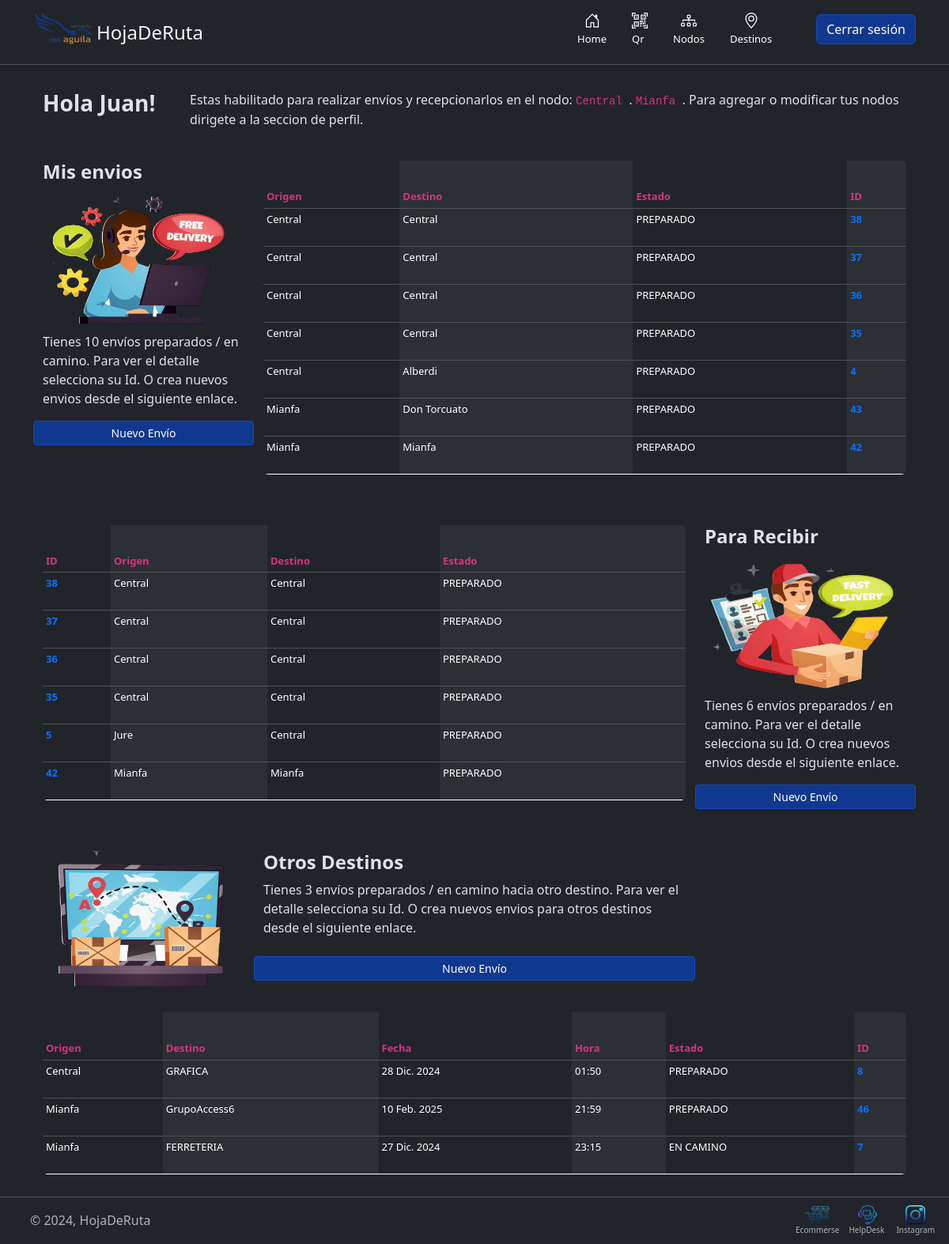
The page / (signed in) on the database as committed earlier.
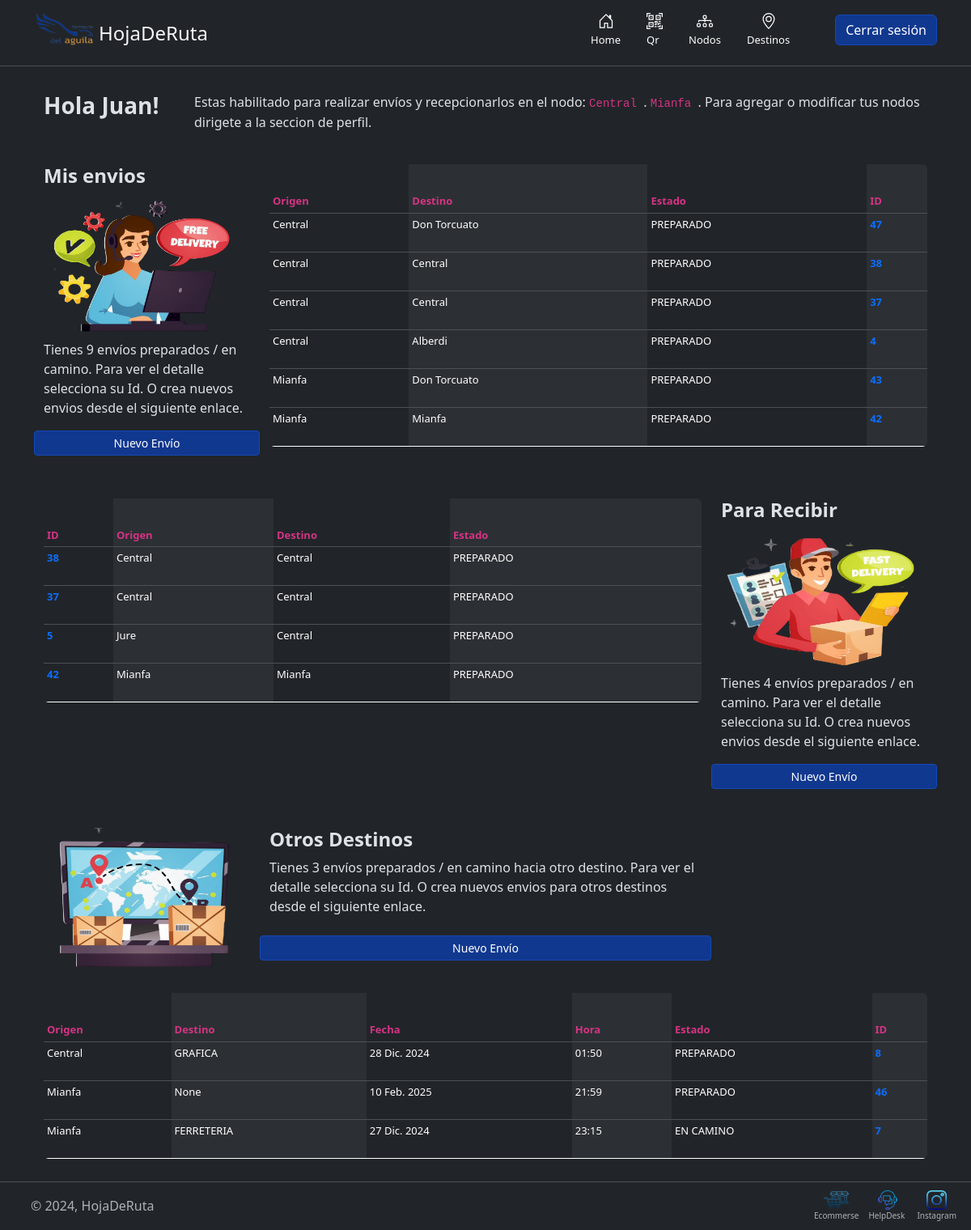
The same page on the database as committed later.
### nodos/models.py (models this page shows, shortened)
class Nodo(models.Model):
    nombre  = models.CharField(max_length=30)
    calle = models.CharField(max_length=30)
    numero = models.IntegerField(null= False)
    localidad = models.CharField(max_length=30)
    NumTelefonoRegex = RegexValidator(regex=r"^\+?1?\d{8,15}$")
    telefono = models.CharField(validators=[NumTelefonoRegex], max_length=16, unique=True)
    maps = models.TextField(max_length=1000, blank=True, null=True)
    estado = models.ForeignKey(Estado, on_delete= models.SET_NULL, null= True)
    def __str__(self):
        return self.nombre

class Destino(models.Model):
    nombre  = models.CharField(max_length=30)
    calle = models.CharField(max_length=30, blank= True)
    numero = models.IntegerField(null= False)
    localidad = models.CharField(max_length=30, blank= True)
    NumTelefonoRegex = RegexValidator(regex=r"^\+?1?\d{8,15}$")
    telefono = models.CharField(validators=[NumTelefonoRegex], max_length=16, unique=True)
    maps = models.TextField(max_length=1000, blank=True, null=True)
    estado = models.ForeignKey(Estado, on_delete= models.SET_NULL, null= True)
    def __str__(self):
        return self.nombre

### hojaderuta/models.py (models this page shows, shortened)
class Envio(models.Model):
    usuario= models.ForeignKey(User, on_delete=models.SET_NULL, null= True)
    origen = models.ForeignKey(Nodo, related_name='origen', on_delete=models.SET_NULL, null= True, blank= True)
    otro_origen = models.ForeignKey(Destino, related_name='otro_origen', on_delete=models.SET_NULL, null= True, blank= True)
    estado = models.ForeignKey(Estado, on_delete=models.SET_NULL, null= True,)
    destino = models.ForeignKey(Nodo, related_name= 'destino', on_delete=models.SET_NULL, null= True, blank= True)
    otro_destino = models.ForeignKey(Destino, related_name='otro_destino',  on_delete= models.SET_NULL, null= True, blank= True)
    descripcion = models.TextField(max_length=1000, help_text="Ingrese una breve descripción del envío.", null= False)
    fecha = models.DateField("Fecha de Creacion", null= True, blank=True, default= datetime.today().strftime("%Y-%m-%d"))
    hora = models.TimeField("Hora de Creacion", null= True, blank=True, default= time.strftime("%H:%M:%S", time.localtime()))
    class Meta:
        ordering = ["-id"]

### estados/models.py (models this page shows, shortened)
class Estado(models.Model):
    nombre= models.CharField(max_length=30, null= False)
    color= models.CharField(max_length=30, null= True, blank= True)
    def __str__(self):
        return '%s' %self.nombre

### link/models.py (models this page shows, shortened)
class Links(models.Model):
    nombre = models.CharField(max_length=100, null= False)
    url = models.URLField(max_length= 100, null= False)
    icono = models.ImageField(upload_to="iconos/%Y/%m/%d", blank=True, null=True)
    estado = models.ForeignKey(Estado, on_delete= models.SET_NULL, null= True)

### hojaderuta/views.py (the view)
# urls.py: path('', usuario.index, name= 'index'),
    def index(self, request):
        mis_envios = 0
        a_recibir = 0
        otros_destinos = 0
        self.params['preparados'] = []
        self.params['en_camino'] = []
        self.params['recibir_preparados'] = []
        self.params['recibir_en_camino'] = []
        self.params['otro_destino'] = []
        if request.user.is_authenticated:
            self.obtener_nodos(request)
            for nodo in self.params['nodos_perfil']:
                mis_envios+= self.envio.filter( origen = nodo.id ).filter( estado = self.preparado ).count() + self.envio.filter( estado = self.en_camino ).filter( origen = nodo.id ).count()
                a_recibir+= self.envio.filter( estado = self.preparado ).filter( destino = nodo.id ).count() + self.envio.filter( estado = self.en_camino ).filter( destino = nodo.id ).count()
                otros_destinos+= self.envio.filter( origen = nodo.id ).filter( destino = None ).exclude( estado = self.entregado ).exclude( estado = self.ignorado ).count()
                self.params['preparados'].append( self.envio.filter( origen = nodo.id ).filter( estado = self.preparado ).exclude( origen = None ).exclude( destino = None ))
                self.params['en_camino'].append( self.envio.filter( estado = self.en_camino ).filter( origen = nodo.id ).exclude( origen = None ).exclude( destino = None ))
                self.params['recibir_preparados'].append( self.envio.filter( destino = nodo.id ).filter( estado = self.preparado ).exclude( origen = None ))
                self.params['recibir_en_camino'].append( self.envio.filter( estado = self.en_camino ).filter( destino = nodo.id ).exclude( origen = None ))
                self.params['otro_destino'].append( self.envio.filter( origen = nodo.id ).filter( destino = None ).exclude( estado = self.entregado ).exclude( estado = self.ignorado ))
            self.params['mis_envios'] = mis_envios
            self.params['a_recibir'] = a_recibir
            self.params['otros_destinos'] = otros_destinos
        return render(request, 'hojaderuta/index.html', self.params )

### templates/hojaderuta/index.html
{% extends "layout.html" %}
{% load static %}
{% block content %}
<div class="container">
    <br>
    <div class="row">
        {% if user.is_authenticated %}
            <div class="col-xl-2 col-md-3 col-sm-12 col-xxl-3">
                <h3>
                    <b>Hola {{ user.get_username }}!</b>
                </h3>
            </div>
            <div class="col-xl-10 col-md-9 col-sm-12 col-xxl-9">
            {% if nodos_perfil %}
                <p>Estas habilitado para realizar envíos y recepcionarlos en el nodo:
                    {% for nodo in nodos_perfil %}
                        <code>{{ nodo }} </code>.
                    {% endfor %}
                    Para agregar o modificar tus nodos dirigete a la seccion de perfil.
                </p>
            {% else %}
                <p>
                    No tienes un nodo asignado aún. Comunicate con el administrador para que te
                    proporcione uno. O completa tu perfil desde este <a href="">link</a> para comenzar.
                </p>
            {% endif %}
            </div>
        {% else %}
            {% include 'titulo.html' %}
            {% include "login-register.html" %}
        {% endif %}
    </div>
</div>
{% if user.is_authenticated %}
    <div class="container">
        <br>
        {% include "hojaderuta/mis_envios.html" %}
        <br>
        <br>
        {% include "hojaderuta/para_recibir.html" %}
        <br>
        <br>
        {% include "hojaderuta/otros_destinos.html" %}
    </div>
{% endif %}
{% endblock %}

### templates/hojaderuta/mis_envios.html (shortened to what this page needs)
{% load static %}
{% load mi_templatetag %}
<div class="row">
    {% if mis_envios != 0 %}
    <div class="col-xl-3 col-md-3 col-sm-12 col-xxl-3">
        <div class="row">
            <h4>
                <b>Mis envios</b>
            </h4>
        </div>
        <div class="row">
            <img src="{% static 'imagenes/envios.png' %}" class="card-img-top">
        </div>
        <div class="row">
            <p>Tienes {{ mis_envios }} envíos preparados / en camino. Para ver el detalle selecciona su Id. O crea nuevos envios desde el siguiente enlace.</p>
        </div>
        <div class="row">
            <a type="button" class="btn btn-primary btn-sm" href="{% url 'nuevo_envio' %}">Nuevo Envío</a>
        </div>
    </div>
    <div class="col-xl-9 col-md-9 col-sm-12 col-xxl-9">
        <div class="table-responsive">
            <table class="table table-striped-columns table-dark table-sm">
                <thead>
                    <tr>
                        <th style="color: #d63384;font-size: small" scope="col">Origen</th>
                        <th style="color: #d63384;font-size: small" scope="col">Destino</th>
                        <th style="color: #d63384;font-size: small" scope="col">Estado</th>
                        <th style="color: #d63384;font-size: small" scope="col">ID</th>
                    </tr>
                </thead>
                <tbody>
                {% for envios in preparados %}
                    {% for envio in envios %}
                        <tr>
                            <td>{{ envio.origen }}</td>
                            <td>{{ envio|ver_destino }}</td>
                            <td>{{ envio.estado }}</td>
                            <th scope="row">
                                <a  href="{% url 'ver_envio' envio.id %}" style="font-size: small;">{{ envio.id }}</a>
                            </th>
                        </tr>
                    {% endfor %}
                    {% empty %}
                        <p>No tienes envios preparados</p>
                {% endfor %}
                </tbody>
            </table>
        </div>
    </div>
    {% endif %}
</div>

### templates/hojaderuta/para_recibir.html (shortened to what this page needs)
{% load static %}
{% load mi_templatetag %}
<div class="row">
    {% if a_recibir != 0 %}
    <div class="col-xl-9 col-md-9 col-sm-12 col-xxl-9">
        <div class="table-responsive">
            <table class="table  table-dark table-striped-columns table-sm">
                <thead>
                    <tr>
                        <th style="color: #d63384;font-size: small;" scope="col">ID</th>
                        <th style="color: #d63384;font-size: small;" scope="col">Origen</th>
                        <th style="color: #d63384;font-size: small;" scope="col">Destino</th>
                        <th style="color: #d63384;font-size: small;" scope="col">Estado</th>
                    </tr>
                </thead>
                <tbody>
                {% for envios in recibir_preparados %}
                    {% for envio in envios %}
                        <tr>
                            <th scope="row">
                                <a  href="{% url 'ver_envio' envio.id %}" style="font-size: small;">{{ envio.id }}</a>
                            </th>
                            <td>{{ envio.origen }} </td>
                            <td>{{ envio|ver_destino }}</td>
                            <td>{{ envio.estado }}</td>
                        </tr>
                    {% endfor %}
                    {% empty %}
                        <p>No tienes envios preparados</p>
                {% endfor %}
                </tbody>
            </table>
        </div>
    </div>
    <div class="col-xl-3 col-md-3 col-sm-12 col-xxl-3">
        <div class="row">
            <h4>
                <b>Para Recibir</b>
            </h4>
        </div>
        <div class="row">
            <img src="{% static 'imagenes/recibir.png' %}" class="card-img-top">
        </div>
        <div class="row">
            <p>Tienes {{ a_recibir }} envíos preparados / en camino. Para ver el detalle selecciona su Id. O crea nuevos envios desde el siguiente enlace.</p>
        </div>
        <div class="row">
            <a type="button" class="btn btn-primary btn-sm" href="{% url 'auth_logout' %}">Nuevo Envío</a>
        </div>
    </div>
    {% endif %}
</div>

### templates/hojaderuta/otros_destinos.html
{% load static %}
{% load mi_templatetag %}
<div class="row">
    <div class="col-xl-3 col-md-3 col-sm-12 col-xxl-3">
        <img src="{% static 'imagenes/destinos.png' %}" class="card-img-top">
    </div>
    <div class="col-xl-6 col-md-6 col-sm-12 col-xxl-9">
        <div class="row">
            <h4>
                <b>Otros Destinos</b>
            </h4>
        </div>
        <div class="row">
        {% if otros_destinos != 0 %}
            <p class="card-text">
                Tienes {{ otros_destinos }} envíos preparados / en camino hacia otro destino. Para ver el
                detalle selecciona su Id. O crea nuevos envios para otros destinos desde el siguiente enlace.
            </p>
        {% else %}
            <p class="card-text">
                No tienes envíos preparados / en camino hacia otro destino. Para crear un envio selecciona
                el siguiente enlace.
            </p>
        {% endif %}
        </div>
        <br>
        <div class="row">
            <a type="button" class="btn btn-primary btn-sm" href="{% url 'envio_otro_destino' %}">Nuevo Envío</a>
        </div>
    </div>
</div>
<br>
{% if otros_destinos != 0%}
<div class="row">
    <div class="col">
            <table class="table table-dark table-striped-columns table-sm">
                <thead>
                    <tr>
                        <th style="color: #d63384;font-size: small;" scope="col">Origen</th>
                        <th style="color: #d63384;font-size: small;" scope="col">Destino</th>
                        <th style="color: #d63384;font-size: small;" scope="col">Fecha</th>
                        <th style="color: #d63384;font-size: small;" scope="col">Hora</th>
                        <th style="color: #d63384;font-size: small;" scope="col">Estado</th>
                        <th style="color: #d63384;font-size: small;" scope="col">ID</th>
                    </tr>
                </thead>
                <tbody>
                {% for envios in otro_destino %}
                    {% for envio in envios %}
                        <tr>
                            <td>{{ envio.origen }}</td>
                            <td>{{ envio|ver_destino }}</td>
                            <td>{{ envio.fecha }}</td>
                            <td>{{ envio.hora }}</td>
                            <td>{{ envio.estado }}</td>
                            <th scope="row">
                                <a  href="{% url 'ver_envio' envio.id %}" style="font-size: small;">{{ envio.id }}</a>
                            </th>
                        </tr>
                    {% endfor %}
                {% endfor %}
                </tbody>
            </table>
    </div>
</div>
{% endif %}

### templates/footer.html
<footer class="d-flex flex-wrap justify-content-between align-items-center border-top bg-dark" data-bs-theme="dark">
	  <div class="col-md-4 d-flex align-items-center">
		<a href="/" class="mb-3 me-2 mb-md-0 text-body-secondary text-decoration-none lh-1">
		  <svg class="bi" width="30" height="24"><use xlink:href="#bootstrap"></use></svg>
		</a>
		<span class="mb-3 mb-md-0 text-body-secondary">© 2024, HojaDeRuta</span>
	  </div>
	  <ul class="nav col-md-4 justify-content-end list-unstyled d-flex" style="padding-right:20px;">
		{% if user.is_authenticated %}
		{% for link in links %}
		<li class="ms-3" style="padding: 10px;">
			<a class="text-body-secondary" href="{{ link.url }}">
				<div class="row">
					<img src="/media/{{ link.icono }}" width="24" height="24">
				</div>
				<div class="row">
					{{ link.nombre }}
				</div>
			</a>
		</li>
		{% endfor %}
		{% endif %}
	</ul>
</footer>

Rows that differ between the two databases and show on the page:
no longer on this page (row edited): Envio: origen "Central", destino.nombre "Central", estado "PREPARADO", id "36"
no longer on this page (row edited): Envio: origen "Central", destino.nombre "Central", estado "PREPARADO", id "35"
added Envio: origen "Central", destino.nombre "Don Torcuato", estado "PREPARADO", id "47"
changed Envio id 46: destino+otro_destino "GrupoAccess6" → "None"
Other text that changed with them:
{{ mis_envios }}: "10" → "9"
{{ a_recibir }}: "6" → "4"
